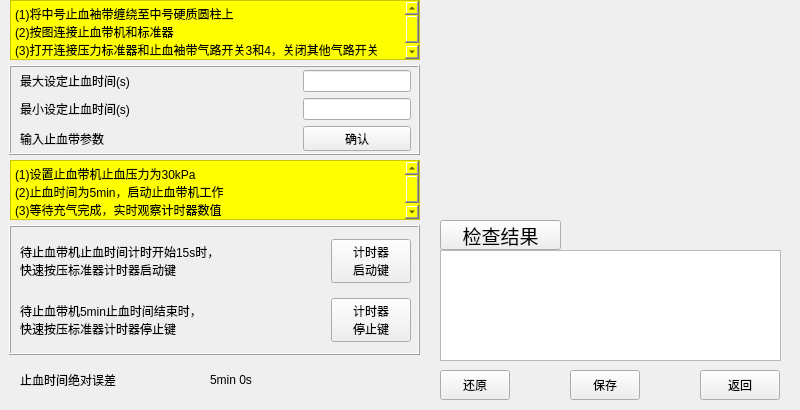
<?xml version="1.0" encoding="UTF-8"?>
<ui version="4.0">
 <class>Form</class>
 <widget class="QWidget" name="Form">
  <property name="geometry">
   <rect>
    <x>0</x>
    <y>0</y>
    <width>800</width>
    <height>410</height>
   </rect>
  </property>
  <property name="windowTitle">
   <string>Form</string>
  </property>
  <widget class="QTextBrowser" name="textBrowser_1">
   <property name="geometry">
    <rect>
     <x>10</x>
     <y>0</y>
     <width>410</width>
     <height>60</height>
    </rect>
   </property>
   <property name="styleSheet">
    <string notr="true">background-color:yellow</string>
   </property>
   <property name="html">
    <string>&lt;!DOCTYPE HTML PUBLIC &quot;-//W3C//DTD HTML 4.0//EN&quot; &quot;http://www.w3.org/TR/REC-html40/strict.dtd&quot;&gt;
&lt;html&gt;&lt;head&gt;&lt;meta name=&quot;qrichtext&quot; content=&quot;1&quot; /&gt;&lt;style type=&quot;text/css&quot;&gt;
p, li { white-space: pre-wrap; }
&lt;/style&gt;&lt;/head&gt;&lt;body style=&quot; font-family:'SimSun'; font-size:9pt; font-weight:400; font-style:normal;&quot;&gt;
&lt;p style=&quot; margin-top:0px; margin-bottom:0px; margin-left:0px; margin-right:0px; -qt-block-indent:0; text-indent:0px;&quot;&gt;(1)将中号止血袖带缠绕至中号硬质圆柱上&lt;/p&gt;
&lt;p style=&quot; margin-top:0px; margin-bottom:0px; margin-left:0px; margin-right:0px; -qt-block-indent:0; text-indent:0px;&quot;&gt;(2)按图连接止血带机和标准器&lt;/p&gt;
&lt;p style=&quot; margin-top:0px; margin-bottom:0px; margin-left:0px; margin-right:0px; -qt-block-indent:0; text-indent:0px;&quot;&gt;(3)打开连接压力标准器和止血袖带气路开关3和4，关闭其他气路开关&lt;/p&gt;&lt;/body&gt;&lt;/html&gt;</string>
   </property>
  </widget>
  <widget class="QWidget" name="gridLayoutWidget">
   <property name="geometry">
    <rect>
     <x>20</x>
     <y>70</y>
     <width>391</width>
     <height>81</height>
    </rect>
   </property>
   <layout class="QGridLayout" name="gridLayout">
    <item row="0" column="0">
     <widget class="QLabel" name="label_t_max">
      <property name="text">
       <string>最大设定止血时间(s)</string>
      </property>
     </widget>
    </item>
    <item row="1" column="0">
     <widget class="QLabel" name="label_t_min">
      <property name="text">
       <string>最小设定止血时间(s)</string>
      </property>
     </widget>
    </item>
    <item row="2" column="0">
     <widget class="QLabel" name="label_in_para">
      <property name="text">
       <string>输入止血带参数</string>
      </property>
     </widget>
    </item>
    <item row="1" column="1">
     <widget class="QLineEdit" name="lineEdit_t_min">
      <property name="sizePolicy">
       <sizepolicy hsizetype="Fixed" vsizetype="Fixed">
        <horstretch>0</horstretch>
        <verstretch>0</verstretch>
       </sizepolicy>
      </property>
     </widget>
    </item>
    <item row="2" column="1">
     <widget class="QPushButton" name="pushButton_tourniquet">
      <property name="minimumSize">
       <size>
        <width>60</width>
        <height>0</height>
       </size>
      </property>
      <property name="text">
       <string>确认</string>
      </property>
     </widget>
    </item>
    <item row="0" column="1">
     <widget class="QLineEdit" name="lineEdit_t_max">
      <property name="sizePolicy">
       <sizepolicy hsizetype="Fixed" vsizetype="Fixed">
        <horstretch>0</horstretch>
        <verstretch>0</verstretch>
       </sizepolicy>
      </property>
     </widget>
    </item>
   </layout>
  </widget>
  <widget class="QTextBrowser" name="textBrowser_2">
   <property name="geometry">
    <rect>
     <x>10</x>
     <y>160</y>
     <width>410</width>
     <height>60</height>
    </rect>
   </property>
   <property name="styleSheet">
    <string notr="true">background-color:yellow
</string>
   </property>
   <property name="html">
    <string>&lt;!DOCTYPE HTML PUBLIC &quot;-//W3C//DTD HTML 4.0//EN&quot; &quot;http://www.w3.org/TR/REC-html40/strict.dtd&quot;&gt;
&lt;html&gt;&lt;head&gt;&lt;meta name=&quot;qrichtext&quot; content=&quot;1&quot; /&gt;&lt;style type=&quot;text/css&quot;&gt;
p, li { white-space: pre-wrap; }
&lt;/style&gt;&lt;/head&gt;&lt;body style=&quot; font-family:'SimSun'; font-size:9pt; font-weight:400; font-style:normal;&quot;&gt;
&lt;p style=&quot; margin-top:0px; margin-bottom:0px; margin-left:0px; margin-right:0px; -qt-block-indent:0; text-indent:0px;&quot;&gt;(1)设置止血带机止血压力为30kPa&lt;/p&gt;
&lt;p style=&quot; margin-top:0px; margin-bottom:0px; margin-left:0px; margin-right:0px; -qt-block-indent:0; text-indent:0px;&quot;&gt;(2)止血时间为5min，启动止血带机工作&lt;/p&gt;
&lt;p style=&quot; margin-top:0px; margin-bottom:0px; margin-left:0px; margin-right:0px; -qt-block-indent:0; text-indent:0px;&quot;&gt;(3)等待充气完成，实时观察计时器数值&lt;/p&gt;&lt;/body&gt;&lt;/html&gt;</string>
   </property>
  </widget>
  <widget class="QFrame" name="frame_1">
   <property name="geometry">
    <rect>
     <x>9</x>
     <y>65</y>
     <width>411</width>
     <height>90</height>
    </rect>
   </property>
   <property name="frameShape">
    <enum>QFrame::Box</enum>
   </property>
   <property name="frameShadow">
    <enum>QFrame::Raised</enum>
   </property>
   <property name="lineWidth">
    <number>1</number>
   </property>
   <property name="midLineWidth">
    <number>0</number>
   </property>
  </widget>
  <widget class="QWidget" name="gridLayoutWidget_2">
   <property name="geometry">
    <rect>
     <x>20</x>
     <y>230</y>
     <width>391</width>
     <height>121</height>
    </rect>
   </property>
   <layout class="QGridLayout" name="gridLayout_2">
    <item row="0" column="0">
     <widget class="QLabel" name="label_start">
      <property name="sizePolicy">
       <sizepolicy hsizetype="Expanding" vsizetype="Preferred">
        <horstretch>0</horstretch>
        <verstretch>0</verstretch>
       </sizepolicy>
      </property>
      <property name="text">
       <string>待止血带机止血时间计时开始15s时，
快速按压标准器计时器启动键</string>
      </property>
     </widget>
    </item>
    <item row="0" column="1">
     <widget class="QPushButton" name="pushButton_start">
      <property name="text">
       <string>计时器
启动键</string>
      </property>
     </widget>
    </item>
    <item row="1" column="1">
     <widget class="QPushButton" name="pushButton_end">
      <property name="text">
       <string>计时器
停止键</string>
      </property>
     </widget>
    </item>
    <item row="1" column="0">
     <widget class="QLabel" name="label_end">
      <property name="sizePolicy">
       <sizepolicy hsizetype="Expanding" vsizetype="Preferred">
        <horstretch>0</horstretch>
        <verstretch>0</verstretch>
       </sizepolicy>
      </property>
      <property name="text">
       <string>待止血带机5min止血时间结束时，
快速按压标准器计时器停止键</string>
      </property>
     </widget>
    </item>
   </layout>
  </widget>
  <widget class="QFrame" name="frame_2">
   <property name="geometry">
    <rect>
     <x>9</x>
     <y>225</y>
     <width>411</width>
     <height>130</height>
    </rect>
   </property>
   <property name="frameShape">
    <enum>QFrame::Box</enum>
   </property>
   <property name="frameShadow">
    <enum>QFrame::Raised</enum>
   </property>
   <property name="lineWidth">
    <number>1</number>
   </property>
   <property name="midLineWidth">
    <number>0</number>
   </property>
  </widget>
  <widget class="QLabel" name="label_error">
   <property name="geometry">
    <rect>
     <x>20</x>
     <y>370</y>
     <width>171</width>
     <height>20</height>
    </rect>
   </property>
   <property name="text">
    <string>止血时间绝对误差</string>
   </property>
  </widget>
  <widget class="QLabel" name="label_data">
   <property name="geometry">
    <rect>
     <x>210</x>
     <y>370</y>
     <width>151</width>
     <height>20</height>
    </rect>
   </property>
   <property name="text">
    <string>5min 0s</string>
   </property>
  </widget>
  <widget class="QLabel" name="label_conform">
   <property name="geometry">
    <rect>
     <x>650</x>
     <y>220</y>
     <width>130</width>
     <height>30</height>
    </rect>
   </property>
   <property name="font">
    <font>
     <pointsize>14</pointsize>
    </font>
   </property>
   <property name="styleSheet">
    <string notr="true"/>
   </property>
   <property name="text">
    <string/>
   </property>
  </widget>
  <widget class="QPushButton" name="pushButton_clear">
   <property name="geometry">
    <rect>
     <x>440</x>
     <y>370</y>
     <width>70</width>
     <height>30</height>
    </rect>
   </property>
   <property name="text">
    <string>还原</string>
   </property>
  </widget>
  <widget class="QPushButton" name="pushButton_return">
   <property name="geometry">
    <rect>
     <x>700</x>
     <y>370</y>
     <width>80</width>
     <height>30</height>
    </rect>
   </property>
   <property name="text">
    <string>返回</string>
   </property>
  </widget>
  <widget class="QLabel" name="label_png">
   <property name="geometry">
    <rect>
     <x>440</x>
     <y>0</y>
     <width>340</width>
     <height>210</height>
    </rect>
   </property>
   <property name="text">
    <string/>
   </property>
   <property name="pixmap">
    <pixmap resource="pic.qrc">:/resources/device.png</pixmap>
   </property>
   <property name="scaledContents">
    <bool>true</bool>
   </property>
  </widget>
  <widget class="QPushButton" name="pushButton">
   <property name="geometry">
    <rect>
     <x>440</x>
     <y>220</y>
     <width>121</width>
     <height>30</height>
    </rect>
   </property>
   <property name="font">
    <font>
     <family>Adobe Devanagari</family>
     <pointsize>14</pointsize>
    </font>
   </property>
   <property name="styleSheet">
    <string notr="true"/>
   </property>
   <property name="text">
    <string>检查结果</string>
   </property>
  </widget>
  <widget class="QTextBrowser" name="textBrowser_3">
   <property name="geometry">
    <rect>
     <x>440</x>
     <y>250</y>
     <width>341</width>
     <height>111</height>
    </rect>
   </property>
   <property name="styleSheet">
    <string notr="true">color:red
</string>
   </property>
   <property name="html">
    <string>&lt;!DOCTYPE HTML PUBLIC &quot;-//W3C//DTD HTML 4.0//EN&quot; &quot;http://www.w3.org/TR/REC-html40/strict.dtd&quot;&gt;
&lt;html&gt;&lt;head&gt;&lt;meta name=&quot;qrichtext&quot; content=&quot;1&quot; /&gt;&lt;style type=&quot;text/css&quot;&gt;
p, li { white-space: pre-wrap; }
&lt;/style&gt;&lt;/head&gt;&lt;body style=&quot; font-family:'SimSun'; font-size:9pt; font-weight:400; font-style:normal;&quot;&gt;
&lt;p style=&quot;-qt-paragraph-type:empty; margin-top:0px; margin-bottom:0px; margin-left:0px; margin-right:0px; -qt-block-indent:0; text-indent:0px;&quot;&gt;&lt;br /&gt;&lt;/p&gt;&lt;/body&gt;&lt;/html&gt;</string>
   </property>
  </widget>
  <widget class="QPushButton" name="pushButton_save">
   <property name="geometry">
    <rect>
     <x>570</x>
     <y>370</y>
     <width>70</width>
     <height>30</height>
    </rect>
   </property>
   <property name="text">
    <string>保存</string>
   </property>
  </widget>
  <zorder>frame_2</zorder>
  <zorder>frame_1</zorder>
  <zorder>textBrowser_1</zorder>
  <zorder>gridLayoutWidget</zorder>
  <zorder>textBrowser_2</zorder>
  <zorder>gridLayoutWidget_2</zorder>
  <zorder>label_error</zorder>
  <zorder>label_data</zorder>
  <zorder>label_conform</zorder>
  <zorder>pushButton_clear</zorder>
  <zorder>pushButton_return</zorder>
  <zorder>label_png</zorder>
  <zorder>pushButton</zorder>
  <zorder>textBrowser_3</zorder>
  <zorder>pushButton_save</zorder>
 </widget>
 <resources>
  <include location="pic.qrc"/>
 </resources>
 <connections/>
</ui>
